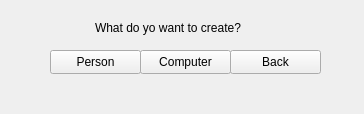
<?xml version="1.0" encoding="UTF-8"?>
<ui version="4.0">
 <class>AddToDB</class>
 <widget class="QWidget" name="AddToDB">
  <property name="geometry">
   <rect>
    <x>0</x>
    <y>0</y>
    <width>364</width>
    <height>114</height>
   </rect>
  </property>
  <property name="windowTitle">
   <string>Form</string>
  </property>
  <widget class="QLabel" name="label">
   <property name="geometry">
    <rect>
     <x>95</x>
     <y>20</y>
     <width>201</width>
     <height>16</height>
    </rect>
   </property>
   <property name="text">
    <string>What do yo want to create?</string>
   </property>
  </widget>
  <widget class="QPushButton" name="pushButton">
   <property name="geometry">
    <rect>
     <x>50</x>
     <y>50</y>
     <width>91</width>
     <height>24</height>
    </rect>
   </property>
   <property name="text">
    <string>Person</string>
   </property>
  </widget>
  <widget class="QPushButton" name="pushButton_2">
   <property name="geometry">
    <rect>
     <x>140</x>
     <y>50</y>
     <width>91</width>
     <height>24</height>
    </rect>
   </property>
   <property name="text">
    <string>Computer</string>
   </property>
  </widget>
  <widget class="QPushButton" name="pushButton_3">
   <property name="geometry">
    <rect>
     <x>230</x>
     <y>50</y>
     <width>91</width>
     <height>24</height>
    </rect>
   </property>
   <property name="text">
    <string>Back</string>
   </property>
  </widget>
 </widget>
 <resources/>
 <connections/>
</ui>
